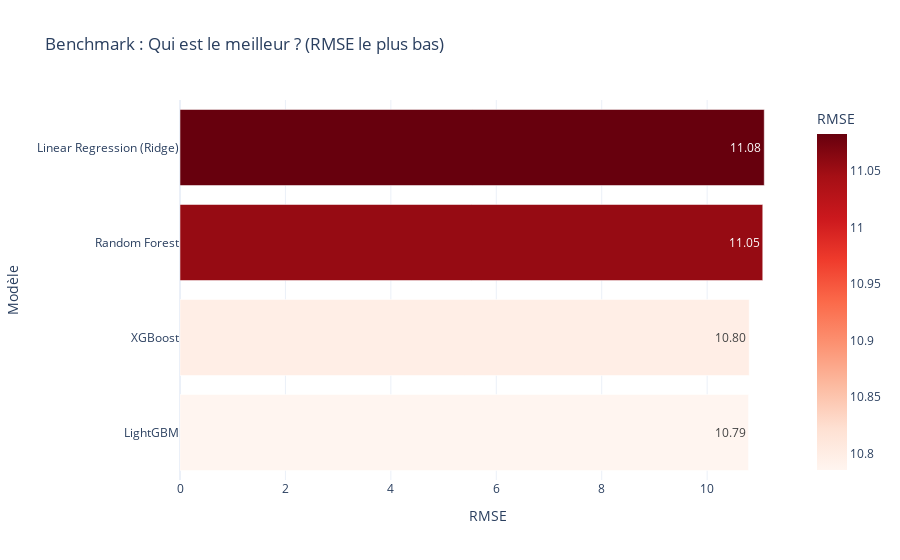
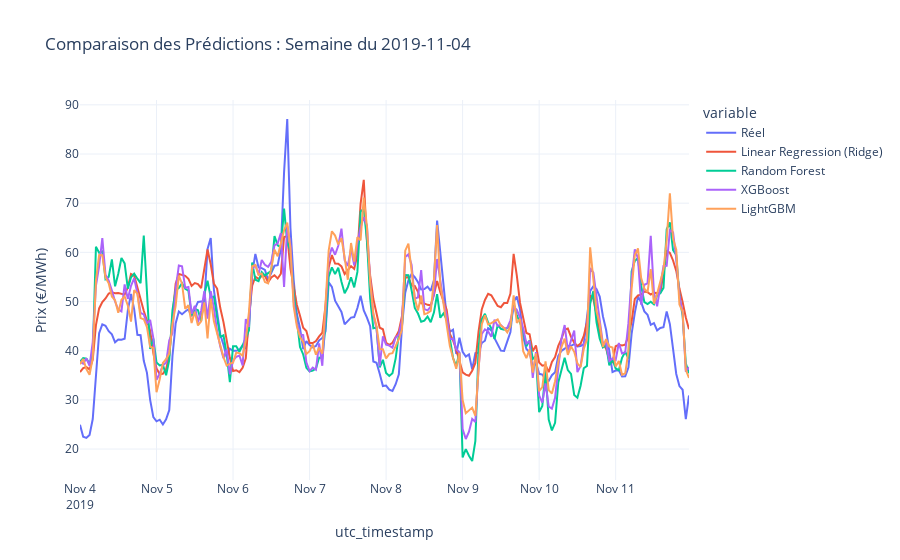

Notebook source saved alongside these figures, in order:
### Markdown cell above
### 4. Visualisation Comparative

### Code cell
# 4.1 Comparaison des Erreurs (RMSE)
fig = px.bar(
    df_results, 
    x='RMSE', 
    y='Modèle', 
    orientation='h', 
    title="Benchmark : Qui est le meilleur ? (RMSE le plus bas)",
    color='RMSE',
    color_continuous_scale='Reds',
    text_auto='.2f',
    template="plotly_white"
)
fig.show()

# 4.2 Comparaison visuelle des prédictions (Zoom sur une semaine)
zoom_start = '2019-11-04'
zoom_end = '2019-11-11'
df_zoom = predictions.loc[zoom_start:zoom_end]

fig = px.line(
    df_zoom, 
    title=f"Comparaison des Prédictions : Semaine du {zoom_start}",
    labels={"value": "Prix (€/MWh)", "index": "Date"},
    template="plotly_white"
)
fig.show()

### Figure 1 — Plotly figure (JSON) as saved in the notebook; plotly's stock layout.template omitted (floating-point values rounded to 4 significant figures)
{"data": [{"hovertemplate": "RMSE=%{marker.color}<br>Modèle=%{y}<extra></extra>", "legendgroup": "", "marker": {"color": [10.79, 10.8, 11.05, 11.08], "coloraxis": "coloraxis", "pattern": {"shape": ""}}, "name": "", "orientation": "h", "showlegend": false, "textposition": "auto", "texttemplate": "%{x:.2f}", "type": "bar", "x": [10.79, 10.8, 11.05, 11.08], "xaxis": "x", "y": ["LightGBM", "XGBoost", "Random Forest", "Linear Regression (Ridge)"], "yaxis": "y"}], "layout": {"barmode": "relative", "coloraxis": {"colorbar": {"title": {"text": "RMSE"}}, "colorscale": [[0, "rgb(255,245,240)"], [0.125, "rgb(254,224,210)"], [0.25, "rgb(252,187,161)"], [0.375, "rgb(252,146,114)"], [0.5, "rgb(251,106,74)"], [0.625, "rgb(239,59,44)"], [0.75, "rgb(203,24,29)"], [0.875, "rgb(165,15,21)"], [1, "rgb(103,0,13)"]]}, "legend": {"tracegroupgap": 0}, "title": {"text": "Benchmark : Qui est le meilleur ? (RMSE le plus bas)"}, "xaxis": {"anchor": "y", "domain": [0, 1], "title": {"text": "RMSE"}}, "yaxis": {"anchor": "x", "domain": [0, 1], "title": {"text": "Modèle"}}}}

### Figure 2 — Plotly figure (JSON) as saved in the notebook; plotly's stock layout.template omitted (floating-point values rounded to 4 significant figures; data arrays with more than 128 entries replaced by an {"elided": "..."} marker saying what was removed)
{"data": [{"hovertemplate": "variable=Réel<br>utc_timestamp=%{x}<br>Prix (€/MWh)=%{y}<extra></extra>", "legendgroup": "Réel", "line": {"color": "#636efa", "dash": "solid"}, "marker": {"symbol": "circle"}, "mode": "lines", "name": "Réel", "orientation": "v", "showlegend": true, "type": "scatter", "x": {"elided": "192 str values"}, "xaxis": "x", "y": {"elided": "192 float values"}, "yaxis": "y"}, {"hovertemplate": "variable=Linear Regression (Ridge)<br>utc_timestamp=%{x}<br>Prix (€/MWh)=%{y}<extra></extra>", "legendgroup": "Linear Regression (Ridge)", "line": {"color": "#EF553B", "dash": "solid"}, "marker": {"symbol": "circle"}, "mode": "lines", "name": "Linear Regression (Ridge)", "orientation": "v", "showlegend": true, "type": "scatter", "x": {"elided": "192 str values"}, "xaxis": "x", "y": {"elided": "192 float values"}, "yaxis": "y"}, {"hovertemplate": "variable=Random Forest<br>utc_timestamp=%{x}<br>Prix (€/MWh)=%{y}<extra></extra>", "legendgroup": "Random Forest", "line": {"color": "#00cc96", "dash": "solid"}, "marker": {"symbol": "circle"}, "mode": "lines", "name": "Random Forest", "orientation": "v", "showlegend": true, "type": "scatter", "x": {"elided": "192 str values"}, "xaxis": "x", "y": {"elided": "192 float values"}, "yaxis": "y"}, {"hovertemplate": "variable=XGBoost<br>utc_timestamp=%{x}<br>Prix (€/MWh)=%{y}<extra></extra>", "legendgroup": "XGBoost", "line": {"color": "#ab63fa", "dash": "solid"}, "marker": {"symbol": "circle"}, "mode": "lines", "name": "XGBoost", "orientation": "v", "showlegend": true, "type": "scatter", "x": {"elided": "192 str values"}, "xaxis": "x", "y": {"elided": "192 float values"}, "yaxis": "y"}, {"hovertemplate": "variable=LightGBM<br>utc_timestamp=%{x}<br>Prix (€/MWh)=%{y}<extra></extra>", "legendgroup": "LightGBM", "line": {"color": "#FFA15A", "dash": "solid"}, "marker": {"symbol": "circle"}, "mode": "lines", "name": "LightGBM", "orientation": "v", "showlegend": true, "type": "scatter", "x": {"elided": "192 str values"}, "xaxis": "x", "y": {"elided": "192 float values"}, "yaxis": "y"}], "layout": {"legend": {"title": {"text": "variable"}, "tracegroupgap": 0}, "title": {"text": "Comparaison des Prédictions : Semaine du 2019-11-04"}, "xaxis": {"anchor": "y", "domain": [0, 1], "title": {"text": "utc_timestamp"}}, "yaxis": {"anchor": "x", "domain": [0, 1], "title": {"text": "Prix (€/MWh)"}}}}
